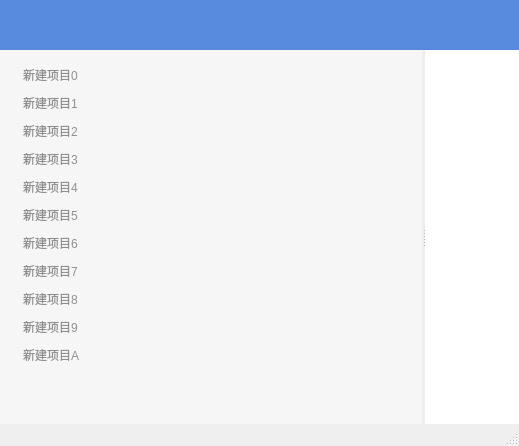
<?xml version="1.0" encoding="UTF-8"?>
<ui version="4.0">
 <class>MainWindow</class>
 <widget class="QMainWindow" name="MainWindow">
  <property name="geometry">
   <rect>
    <x>0</x>
    <y>0</y>
    <width>519</width>
    <height>446</height>
   </rect>
  </property>
  <property name="windowTitle">
   <string>MainWindow</string>
  </property>
  <property name="styleSheet">
   <string notr="true">/*定义全局滚动条样式*/
	
 QScrollBar:vertical {
     border: 0px;
     width: 15px;
 }

 QScrollBar:horizontal {
     border: 0px;
     height: 15px;
 }


 QScrollBar::handle:vertical {
     background: rgba(69,124,216,150);
    
 }

 QScrollBar::handle:horizontal {
     background: rgba(69,124,216,150);
     
 }

 
 QScrollBar::add-line:vertical {
     border: 0px;
     height: 0px;
 }

 QScrollBar::sub-line:vertical {
     border:0px;
     height: 0px;
 }
 QScrollBar::up-arrow:vertical, QScrollBar::down-arrow:vertical {
     border: 0px;
 }

 QScrollBar::add-page:vertical, QScrollBar::sub-page:vertical {
     background: rgba(0,0,0,0);
 }

/********************************/
 
 QScrollBar:horizontal {
     border: 0px;
     height: 15px;
 }


 QScrollBar::handle:horizontal {
     background: rgba(69,124,216,150);
     min-width: 20px;
 }

 
 QScrollBar::add-line:horizontal {
     border: 0px;
     width: 0px;
 }

 QScrollBar::sub-line:horizontal {
     border:0px;
     width: 0px;
 }
 QScrollBar::up-arrow:horizontal, QScrollBar::down-arrow:horizontal {
     border: 0px;
 }

 QScrollBar::add-page:horizontal, QScrollBar::sub-page:horizontal {
     background: rgba(0,0,0,0);
 }


 
/*滚动条样式定义结束*/


#top_widget{
	 
	background-color: rgb(87, 137, 220);
}

#left_scrollArea,#right_scrollArea{
	border:0px;
}

#left_scrollArea QWidget{
	background-color: rgb(246, 246, 246);
}

#left_scrollArea QListWidget{
	 border:none;
}

#left_scrollArea QListWidget::item{
	padding:5px 5px 5px 20px;
	border:0px;
	color: rgb(144, 144, 144);
}

#left_scrollArea QListWidget::item:hover{
	background-color:rgb(232, 232, 232);
	border-left:3px solid rgb(69,124,216);
	padding:5px 5px 5px 17px;
	
}

#left_scrollArea QListWidget::item:selected{
	 
	background-color:rgb(238, 238, 238);
	border-left:3px solid  rgb(69,124,216);
	padding:5px 5px 5px 17px;
	color:rgb(69,124,216);
}

#right_scrollArea QWidget{
	background-color: rgb(255, 255, 255);
}</string>
  </property>
  <widget class="QWidget" name="centralWidget">
   <layout class="QVBoxLayout" name="verticalLayout" stretch="0,1">
    <property name="spacing">
     <number>0</number>
    </property>
    <property name="leftMargin">
     <number>0</number>
    </property>
    <property name="topMargin">
     <number>0</number>
    </property>
    <property name="rightMargin">
     <number>0</number>
    </property>
    <property name="bottomMargin">
     <number>0</number>
    </property>
    <item>
     <widget class="QWidget" name="top_widget" native="true">
      <property name="minimumSize">
       <size>
        <width>0</width>
        <height>50</height>
       </size>
      </property>
     </widget>
    </item>
    <item>
     <widget class="QWidget" name="bottom_widget" native="true">
      <layout class="QHBoxLayout" name="horizontalLayout">
       <property name="spacing">
        <number>0</number>
       </property>
       <property name="leftMargin">
        <number>0</number>
       </property>
       <property name="topMargin">
        <number>0</number>
       </property>
       <property name="rightMargin">
        <number>0</number>
       </property>
       <property name="bottomMargin">
        <number>0</number>
       </property>
       <item>
        <widget class="QSplitter" name="splitter">
         <property name="cursor">
          <cursorShape>ArrowCursor</cursorShape>
         </property>
         <property name="orientation">
          <enum>Qt::Horizontal</enum>
         </property>
         <property name="handleWidth">
          <number>3</number>
         </property>
         <property name="childrenCollapsible">
          <bool>true</bool>
         </property>
         <widget class="QScrollArea" name="left_scrollArea">
          <property name="verticalScrollBarPolicy">
           <enum>Qt::ScrollBarAsNeeded</enum>
          </property>
          <property name="sizeAdjustPolicy">
           <enum>QAbstractScrollArea::AdjustToContents</enum>
          </property>
          <property name="widgetResizable">
           <bool>true</bool>
          </property>
          <widget class="QWidget" name="scrollAreaWidgetContents">
           <property name="geometry">
            <rect>
             <x>0</x>
             <y>0</y>
             <width>439</width>
             <height>374</height>
            </rect>
           </property>
           <layout class="QVBoxLayout" name="verticalLayout_2">
            <property name="leftMargin">
             <number>0</number>
            </property>
            <property name="rightMargin">
             <number>0</number>
            </property>
            <item>
             <widget class="QListWidget" name="listWidget">
              <property name="focusPolicy">
               <enum>Qt::NoFocus</enum>
              </property>
              <property name="sizeAdjustPolicy">
               <enum>QAbstractScrollArea::AdjustToContents</enum>
              </property>
              <item>
               <property name="text">
                <string>新建项目0</string>
               </property>
              </item>
              <item>
               <property name="text">
                <string>新建项目1</string>
               </property>
              </item>
              <item>
               <property name="text">
                <string>新建项目2</string>
               </property>
              </item>
              <item>
               <property name="text">
                <string>新建项目3</string>
               </property>
              </item>
              <item>
               <property name="text">
                <string>新建项目4</string>
               </property>
              </item>
              <item>
               <property name="text">
                <string>新建项目5</string>
               </property>
              </item>
              <item>
               <property name="text">
                <string>新建项目6</string>
               </property>
              </item>
              <item>
               <property name="text">
                <string>新建项目7</string>
               </property>
              </item>
              <item>
               <property name="text">
                <string>新建项目8</string>
               </property>
              </item>
              <item>
               <property name="text">
                <string>新建项目9</string>
               </property>
              </item>
              <item>
               <property name="text">
                <string>新建项目A</string>
               </property>
              </item>
             </widget>
            </item>
           </layout>
          </widget>
         </widget>
         <widget class="QScrollArea" name="right_scrollArea">
          <property name="widgetResizable">
           <bool>true</bool>
          </property>
          <widget class="QWidget" name="scrollAreaWidgetContents_2">
           <property name="geometry">
            <rect>
             <x>0</x>
             <y>0</y>
             <width>77</width>
             <height>374</height>
            </rect>
           </property>
           <layout class="QGridLayout" name="gridLayout"/>
          </widget>
         </widget>
        </widget>
       </item>
      </layout>
     </widget>
    </item>
   </layout>
  </widget>
  <widget class="QStatusBar" name="statusBar"/>
 </widget>
 <layoutdefault spacing="6" margin="11"/>
 <resources/>
 <connections/>
</ui>
